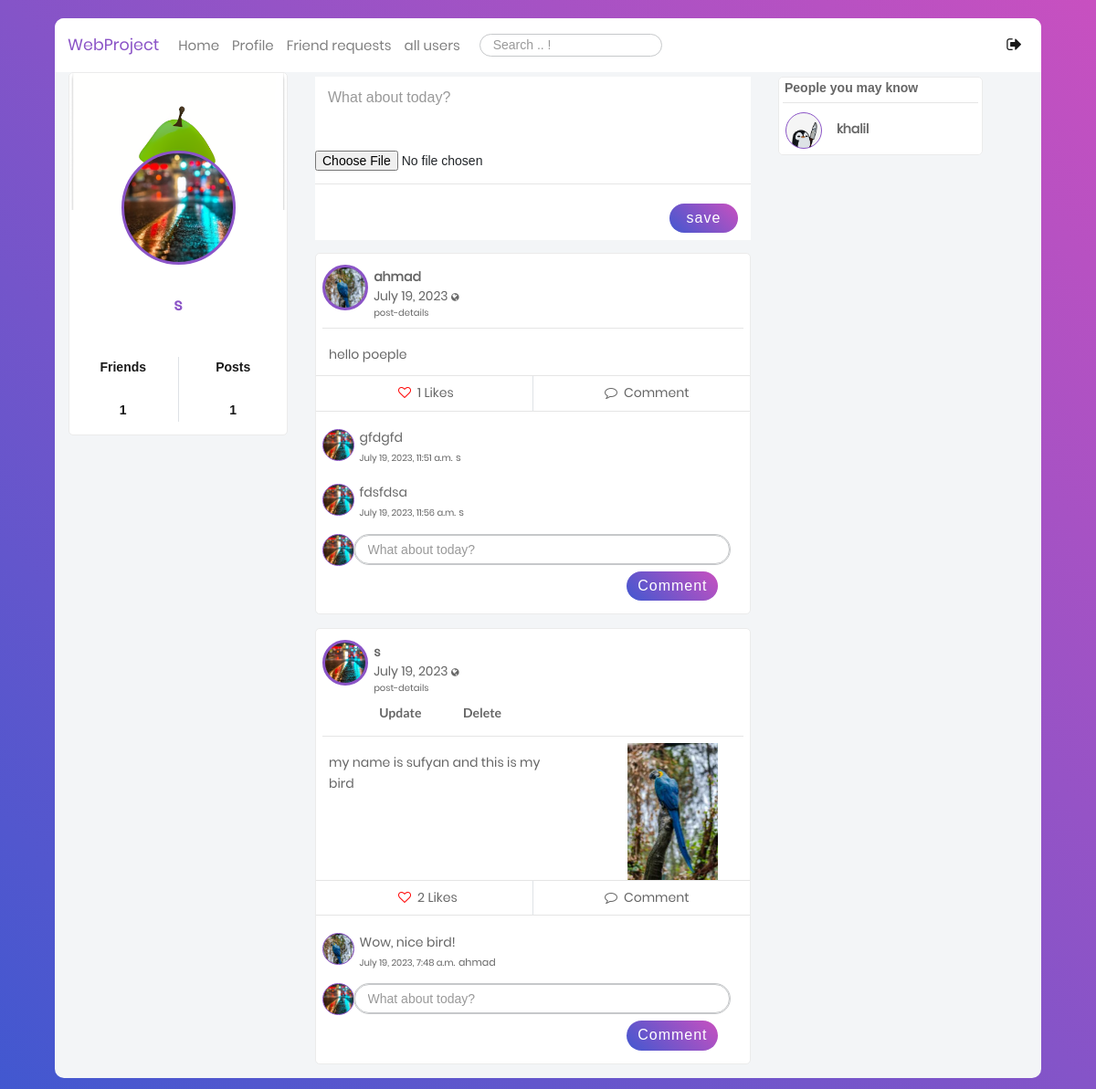
Page /blog/ (signed in) on the earlier database version.
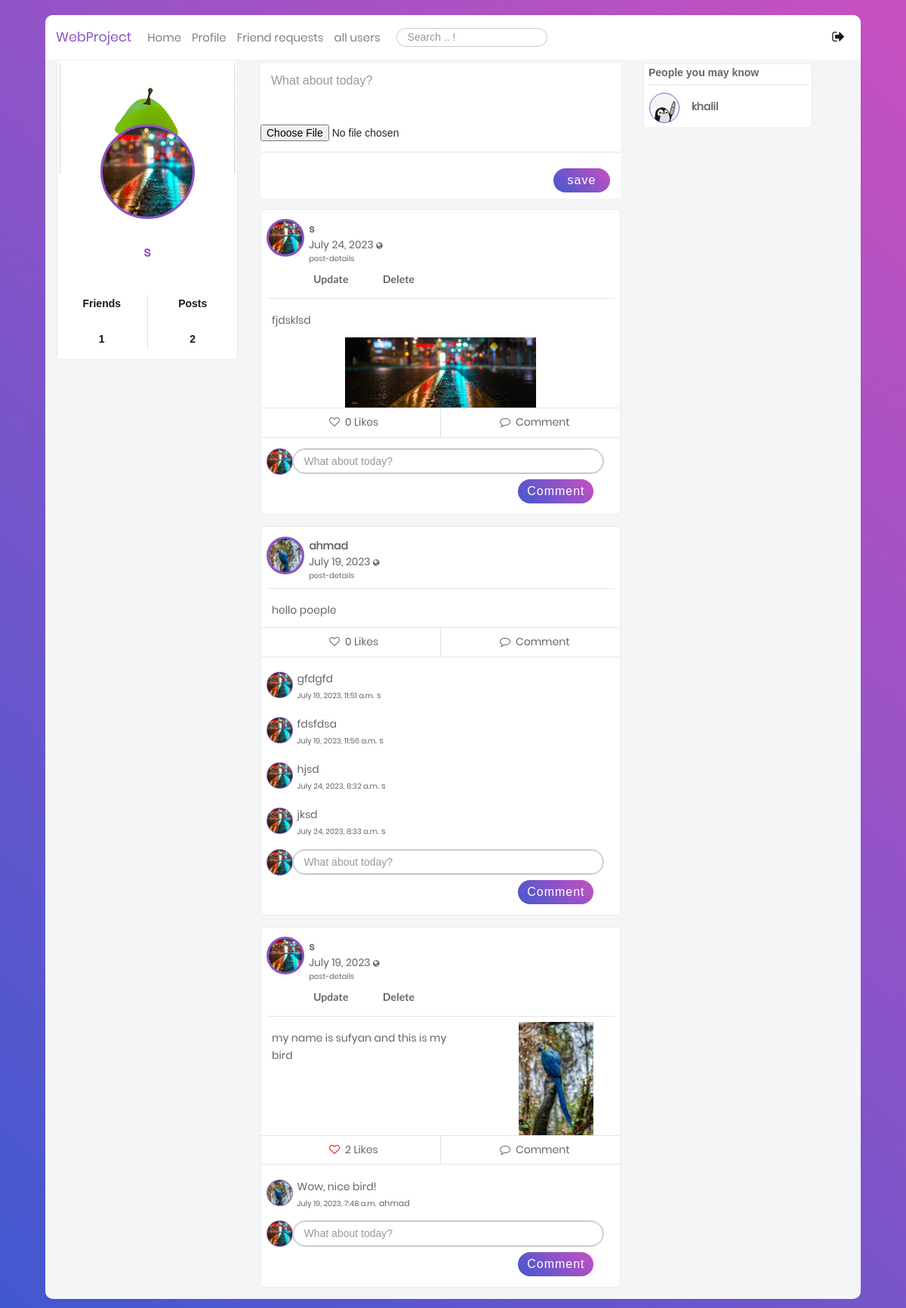
Same page on the later database version.
### users/models.py (models this page shows, shortened)
class Profile(models.Model):
    user = models.OneToOneField(User, on_delete=models.CASCADE)
    image = models.ImageField(default='default.jpg', upload_to='profile_pics')
    bgimage = models.ImageField(default='default.jpg', upload_to='bg_pics')
    friends = models.ManyToManyField(User, blank=True, related_name='friends')
    slug = models.SlugField(unique=True,default=uuid.uuid1)
    forget_password_token= models.CharField(max_length=100)
    updated = models.DateTimeField( auto_now=True)
    created = models.DateTimeField( auto_now_add=True)
    objects = ProfileManager()
    def __str__(self):
        return f"{self.user.username}-{self.created.strftime('%d-%m-%Y')}"
    def get_friends(self):
        return self.friends.all()
    def get_friends2(self):
        return self.user.friends.all()
    def get_friends_no(self):
        return self.friends.all().count()
    def get_posts_no(self):
        return self.posts.all().count()

### blog/models.py (models this page shows, shortened)
class Post(models.Model):
    content = models.TextField()
    date_posted = models.DateTimeField(default = timezone.now)
    author = models.ForeignKey(User,on_delete=models.CASCADE)
    post_image = models.ImageField(null=True, blank=True, upload_to="images/")
    liked = models.ManyToManyField(Profile, blank=True, related_name='likes')
    updated = models.DateTimeField( auto_now=True)
    created = models.DateTimeField( auto_now_add=True)
    author = models.ForeignKey(Profile, on_delete=models.CASCADE, related_name='posts')
    def num_likes(self):
        return self.liked.all().count()
    class Meta:
        ordering = ('-created',)

class Comment(models.Model):
    user = models.ForeignKey(Profile, on_delete=models.CASCADE)
    post = models.ForeignKey(Post, on_delete=models.CASCADE)
    body = models.CharField(max_length=300)
    liked = models.ManyToManyField(Post, blank=True, related_name='likes')
    updated = models.DateTimeField(auto_now=True)
    created = models.DateTimeField(auto_now_add=True)

### blog/views.py (the view, shortened to what this page needs)
# urls.py: path('', views.home, name="blog-home"),
@login_required
def home(request):
    ordering = ["-date_posted"]
    profile = Profile.objects.get(user=request.user)
    nopro = Profile.objects.exclude(user=request.user)
    a = Profile.objects.all()
    a = set(a)
    b = set(profile.get_friends2())
    c = a.difference(b)
    print(type(a))
    print(type(b))
    print(type(c))
    print(a)
    print(b)
    print( bool(c) )
    p_form = PostModelForm()
    c_form = CommentModelForm()
    post_added = False
    context = {
        "posts": Post.objects.all().order_by("-date_posted"),
        "user": request.user,
        "pos": profile.get_posts_no,
        "im": Profile.objects.filter(user=request.user),
        "profile": profile,
        "friends": profile.get_friends(),
        "nofriend": c,
        "p_form": p_form,
        "c_form": c_form,
        "post_added": post_added,
    }
    return render(request, "blog/home.html", context)

### blog/forms.py
class PostModelForm(forms.ModelForm):
    def __init__(self, *args: Any, **kwargs: Any) -> None:
        super().__init__(*args, **kwargs)
        self.helper = FormHelper()
        self.helper.form_show_labels = False
        self.fields["content"].help_text = None
        self.fields['content'].label = ""
        self.fields["content"].widget.attrs.update({
            "class":"w-full p-3 fs-16",
            "style":"height: 75px;resize: none;color: #666666;    border-radius: 5px;",
            "type":"text",
            "name":"cont",
            "id":"cont",
            "placeholder":"What about today?",
        })
        self.fields["post_image"].help_text = None
        self.fields['post_image'].label = ""
    class Meta:
        model = Post
        fields=('content','post_image')

### blog/templates/blog/home.html (shortened to what this page needs)
{% extends "blog/base.html" %} {% load static %}
    {% block content %}
    <div class="container mt-5" style="width: 75%;">
      <div class="row" style="width: 130%;">
        <div class="col-sm-6 mobile-hidden">
          <div
            style="
              background-color: white;
              padding-bottom: 7%;
              margin-bottom: 3%;
            "
          >
            <form method="POST" action="" enctype="multipart/form-data" >
              {% csrf_token %} {{p_form.content}} {{ p_form.post_image }}
              <hr />
              <div class="action p-2 pr-3">
                <button
                  name="submit_p_form"
                  type="submit"
                  class="float-r p-2 fs-16 post"
                >
                  save
                </button>
              </div>
            </form>
          </div>
          {% include 'blog/post-list.html' %}
        </div>
    {% if nofriend|length != 1  %}
        <div class="col-3 mobile-hidden">
          <div class="main-block">
            <div class="row">
              <div class="col pl-4">
                <p class="fs-14 font-cairo font-weight-600">
                  People you may know
                </p>
              </div>
            </div>
            {% for friend in nofriend %}
            {% if friend.user.username != user.username %}
            <hr class="m-1" />
            <div class="row">
              <div class="col-3">
                <div class="pt-2 pl-2 d-inline-block">
                  <div
                    class="Profile-Picture"
                    style="background: url('{{ friend.image.url }}');width: 40px;height: 40px;    border: 1.5px solid #8B54C7; "
                  ></div>
                </div>
              </div>
              <div class="col">
                <div class="UserName d-inline-block mt-3">
                  <p>
                    <a
                      href="{% url 'profile-detail-view' friend.slug %}"
                      class="font-weight-bold"
                      >{{ friend.user }}</a
                    >
                  </p>
                </div>
              </div>
            </div>
            {% endif %}
            {% endfor %}
            {% endif %}
          </div>
        </div>
      </div>
    </div>
    {% endblock content %}

### blog/templates/blog/base.html (shortened to what the changed rows need)
{% load static %}
<!DOCTYPE html>
<html class="no-js" lang="en">
  <head>
             <link
      rel="stylesheet"
      type="text/css"
      href="https://cdnjs.cloudflare.com/ajax/libs/semantic-ui/2.2.14/semantic.min.css"
    />
    <link
      rel="stylesheet"
      href="{% static 'blog/css/vendor/bootstrap.min.css' %} "
    />
    <link
      rel="stylesheet"
      href="{% static 'blog/css/vendor/font-awesome.min.css' %}"
    />
    <link rel="stylesheet" href="{% static 'blog/css/vendor/animate.css' %}" />
    <link
      rel="stylesheet"
      href="{% static 'blog/css/vendor/hamburgers.min.css' %}"
    />
    <link rel="stylesheet" href="{% static 'blog/css/util.css' %}" />
    <link rel="stylesheet" href="{% static 'blog/css/normalize.css' %}" />
    <link rel="stylesheet" href="{% static 'blog/css/main.css' %}" />
  </head>
  <body>
    <div class="limiter">
      <div class="container-login100" style="align-items: flex-start;">
        <div class="wrap-main">
          <div class="container-fluid">
            <div class="row">
              <div class="col-sm-3 mobile-hidden">
          <div class="main-block">
            <div
              class="coverPicture"
              style="background: url('{{ user.profile.bgimage.url }}');"
            ></div>
            <div
              class="profilePicture"
              style="background: url('{{ user.profile.image.url }}');"
            ></div>
            <div class="FullName text-center fs-18 ProjectColor">
              {{ user }}
            </div>
            <div class="row statistic text-center fs-16 p-3">
              <div class="col">
                <p>Friends</p>
                <br />
                <p>{{ user.profile.get_friends_no }}</p>
              </div>
              <div class="col border-left">
                <p>Posts</p>
                <br />
                <p>{{ user.profile.get_posts_no }}</p>
              </div>
            </div>
          </div>
        </div>
        {% block content %} {% endblock content %}
            </div>
          </div>
        </div>
      </div>
    </div>
  </body>
</html>

### blog/templates/blog/post-list.html (shortened to what the changed rows need)
{% for post in posts %} {% if post.author.user in friends or post.author.user == user %}
<div class="main-block post-with-photo" id="post-list">
  <div class="Post-Box">
    <div class="header row">
      <div class="col-1" style="padding-right: 12.5%; padding-top: 1%;">
        <div class="pt-2 pl-2 d-inline-block">
          <div
            class="Profile-Picture"
            style="background: url('{{ post.author.image.url }}') "
          ></div>
        </div>
      </div>
      <div class="col-8 p-l-0">
        <div class="UserName d-inline-block mt-3">
          <p>
            <a
              href="{% url 'profile-detail-view' post.author.slug %}"
              class="font-weight-bold"
              >{{ post.author.user }}</a
            >
          </p>
          <p class="lh-1-2">
            {{ post.date_posted|date:"F d, Y" }}
            <i
              class="fa fa-globe fs-10"
              data-toggle="tooltip"
              data-placement="top"
              title="Public"
            ></i>
            <br />
            <a href=" {%url 'post-detail' post.id %} " class="fs-10"
              >post-details</a
            >
          </p>
        </div>
        <div class="row">
          {% if request.user == post.author.user %}
          <a href="{% url 'post-update' post.pk %}"
            ><button class="ui button bwhite-lg">Update</button></a
          >
          <a href="{% url 'post-delete' post.pk %}"
            ><button class="ui button bwhite-lg">Delete</button></a
          >
          {% endif %}
        </div>
      </div>
    </div>
    <hr class="m-2" />
    <div class="body row">
      <div class="details col">
        <p class="px-3" style="padding: 10px">{{ post.content }}</p>
      </div>
      {% if post.post_image %}
      <div style="text-align: center">
        <img
          src="{{ post.post_image.url }}"
          alt=""
          style="max-width: 50%; height: auto"
        />
      </div>
      {% endif %}
    </div>
    <hr class="mt-0 mb-0" />
    <div class="footer">
      <div class="row action-btn">
        <div class="col">
          <form method="POST" action="{% url 'like-post-view' %}">
            {% if profile not in post.liked.all %}
            <button
              style="
                background-color: transparent;
                border: none;
                box-shadow: none;
              "
              type="submit"
            >
              <p class="py-2 footer-btn" style="padding-left: 90px">
                <i class="fa fa-heart-o" aria-hidden="true"></i>
                <span class="px-1"> {{ post.num_likes }} Likes</span>
              </p>
            </button>
            {% else %}
            <button
              style="
                background-color: transparent;
                border: none;
                box-shadow: none;
              "
              type="submit"
            >
              <p class="py-2 footer-btn" style="padding-left: 90px">
                <i
                  class="fa fa-heart-o"
                  aria-hidden="true"
                  style="color: red"
                ></i>
                <span class="px-1"> {{ post.num_likes }} Likes</span>
              </p>
            </button>
            {% endif %}
          </form>
        </div>
        <div class="col border-left">
          <p class="py-2 footer-btn text-center">
            <i class="fa fa-comment-o" aria-hidden="true"></i>
              <span class="px-1"> Comment</span>
          </p>
        </div>
      </div>
      <hr class="mt-0 mb-2" />
      <div class="row comment-list">
        {% for c in post.comment_set.all %}
        <div class="add-comment col-12 pt-0">
          <div class="row">
            <div class="col-1" style="padding-right: 11%; padding-top: 1%;">
              <div class="pt-2 pl-2 d-inline-block">
                <div
                  class="Profile-Picture-Comment"
                  style="background: url('{{ c.user.image.url }}'); "
                ></div>
              </div>
            </div>
            <div>
              <div class="row pr-2 pt-2 pb-2 pl-0" style="width:400%;">
                <div class="col pl-0">
                  <p class="pt-1 pl-2 pb-0 fs-14">{{c.body}}</p>
                  <p class="p-0 pl-2 fs-10">
                    <span class="fs-10" style="margin-right: 0.2%;">{{ c.created }}</span>
                    <span  >
                      <a
                        href="{% url 'profile-detail-view' c.user.slug %}"
                        class="fs-11"
                        >{{ c.user.user }}</a
                      ></span
                    >
                    <br>
                  </p>
                </div>
              </div>
            </div>
          </div>
        </div>
        {% endfor %}
        <div class="add-comment col-12 pb-2">
          <div class="row">
            <div class="col-1" style="padding-right: 11%">
              <div class="pt-2 pl-2 d-inline-block">
                <div
                  class="Profile-Picture-Comment"
                  style="background: url('{{ user.profile.image.url }}'); "
                ></div>
              </div>
            </div>
            <div class="bruh-box col-10 pl-0">
              <div class="row pr-2 pt-2 pb-2 pl-0">
                <div class="col pl-0">
                  <form method="POST" action="" enctype="multipart/form-data" id="f" name="f">
                    <div
                      style="
                        border-radius: 25px;
                        border: 1px solid #c6c8ca;
                        width: 100%;
                      "
                    >
                      {{c_form}}
                    </div>
                    <div class="action p-2 pr-3">
                      <button
                        type="submit"
                        class="float-r p-2 fs-16 post"
                        name="submit_c_form"
                        style="width: 100px"
                      >
                        Comment
                      </button>
                    </div>
                  </form>
                </div>
              </div>
            </div>
          </div>
        </div>
      </div>
    </div>
  </div>
</div>
{% endif %} {% endfor %}

Differences in the rows shown:
added Post: author.image (picture), author.user "s", date_posted "July 24, 2023", shows "Update", content "fjdsklsd", post_image (picture), num_likes "0", profile.image (picture)
changed Post "hello poeple": num_likes "1" → "0"
added Comment: user.image (picture), body "hjsd", created "July 24, 2023, 8:32 a.m.", user.user "s", shown under Post "hello poeple"
added Comment: user.image (picture), body "jksd", created "July 24, 2023, 8:33 a.m.", user.user "s", shown under Post "hello poeple"
Other differences:
{{ user.profile.get_posts_no }}: "1" → "2"
